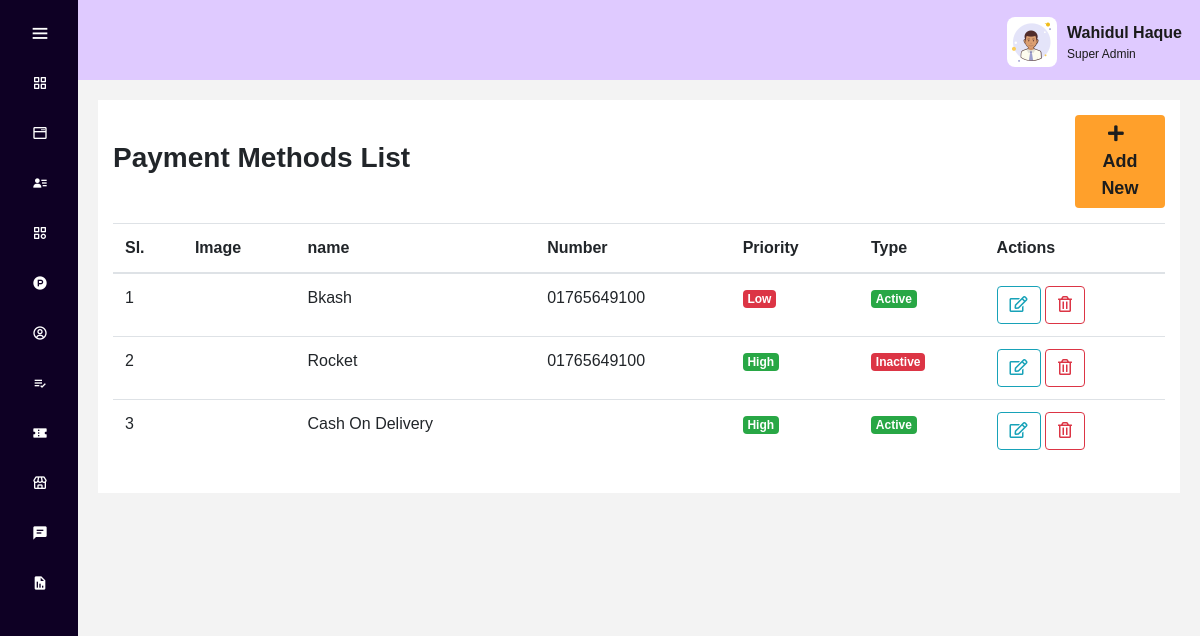
/views/admin/payments.php?do=Manage (signed in), run on the app's committed database.
### tables this page shows
CREATE TABLE `payments` (
  `id` int(10) UNSIGNED NOT NULL,
  `name` varchar(255) NOT NULL,
  `image` varchar(255) DEFAULT NULL,
  `priority` int(11) NOT NULL DEFAULT 0,
  `slug` varchar(255) NOT NULL,
  `number` varchar(255) DEFAULT NULL,
  `type` varchar(255) DEFAULT NULL
);

### controller/admin/PaymentController.php (the view, shortened to what this page needs)
<?php
    function getAllMethods(){
        $db = dbConnection();
        $sql_query  = "SELECT * FROM `payments`";
        $result     = mysqli_query($db, $sql_query);
        return $result;
    }
    function writeTableMethod($data){
        $markUp = "";
        if(isset($data)){
            $sl = 1;
            while($item = mysqli_fetch_object($data)){
                $img_path       = (!empty($item->image)) ? "assets/img/products/".$item->image : "";
                $type           = ($item->type == 1) ? '<span class="badge badge-success">Active</span>' : '<span class="badge badge-danger">Inactive</span>';
                $priority       = ($item->priority == 1) ? '<span class="badge badge-success">High</span>' : '<span class="badge badge-danger">Low</span>';
                $markUp .= '<tr>
                                <td>'.  $sl++ .'</td>
                                <td>
                                    <img src="'. $img_path . '" alt="">
                                </td>
                                <td>'. $item->name .'</td>
                                <td>'. $item->number .'</td>
                                <td>'. $priority .'</td>
                                <td>'. $type .'</td>
                                <td>
                                    <a href="payments.php?do=Edit&edit_id='. $item->id .'" class="btn btn-outline-info" ><i class="far fa-edit"></i></a>
                                    <button type="button" class="btn btn-outline-danger" data-toggle="modal" data-target="#pr_'.$item->id.'">
                                        <i class="far fa-trash-alt"></i>
                                    </button>
                                    <div class="modal fade" id="pr_'.$item->id.'" tabindex="-1" role="dialog" data-backdrop="false" aria-labelledby="exampleModalCenterTitle" aria-hidden="true">
                                                    Do you want to delete Product : '.$item->name.' permanently?
                                                        <input type="hidden" name="dlt_id" value="'.$item->id.'">
                                    </div>
                                </td>
                            </tr>';
            }
        }
        return $markUp;
    }
?>

### assets/admin/css/adm_style.css (style rules this page uses)
* { margin: 0; padding: 0; box-sizing: border-box; font-family: 'Poppins',sans-serif; }
body { position: relative; min-height: 100vh; overflow: hidden; }

### data on the page
payments: name "Bkash", number "01765649100", priority "Low", type "Active"
payments: name "Rocket", number "01765649100", priority "High", type "Inactive"
payments: name "Cash On Delivery", priority "High", type "Active"

### other printed values
$_SESSION['user']['name'] "Wahidul Haque"
